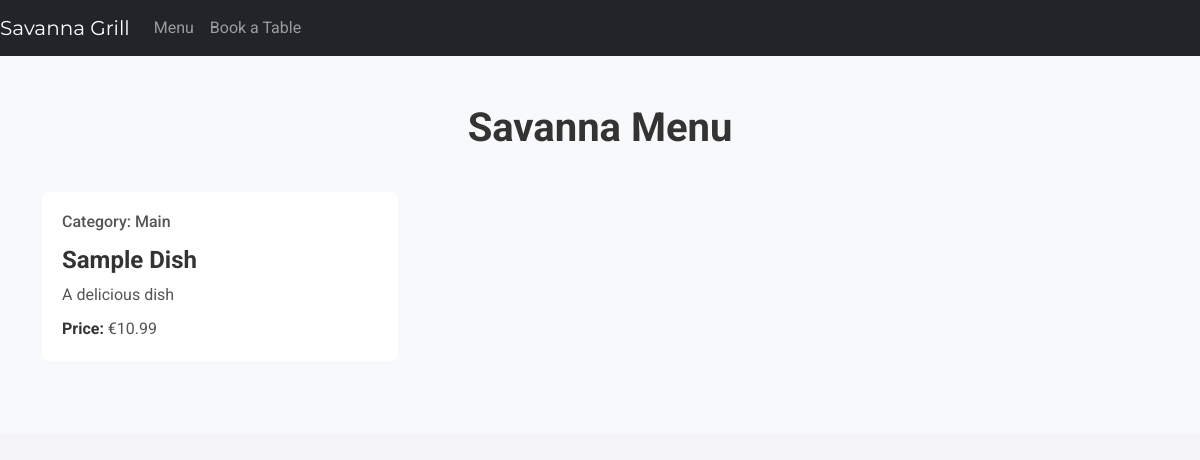
/menu/, run on an earlier commit of the app's database.
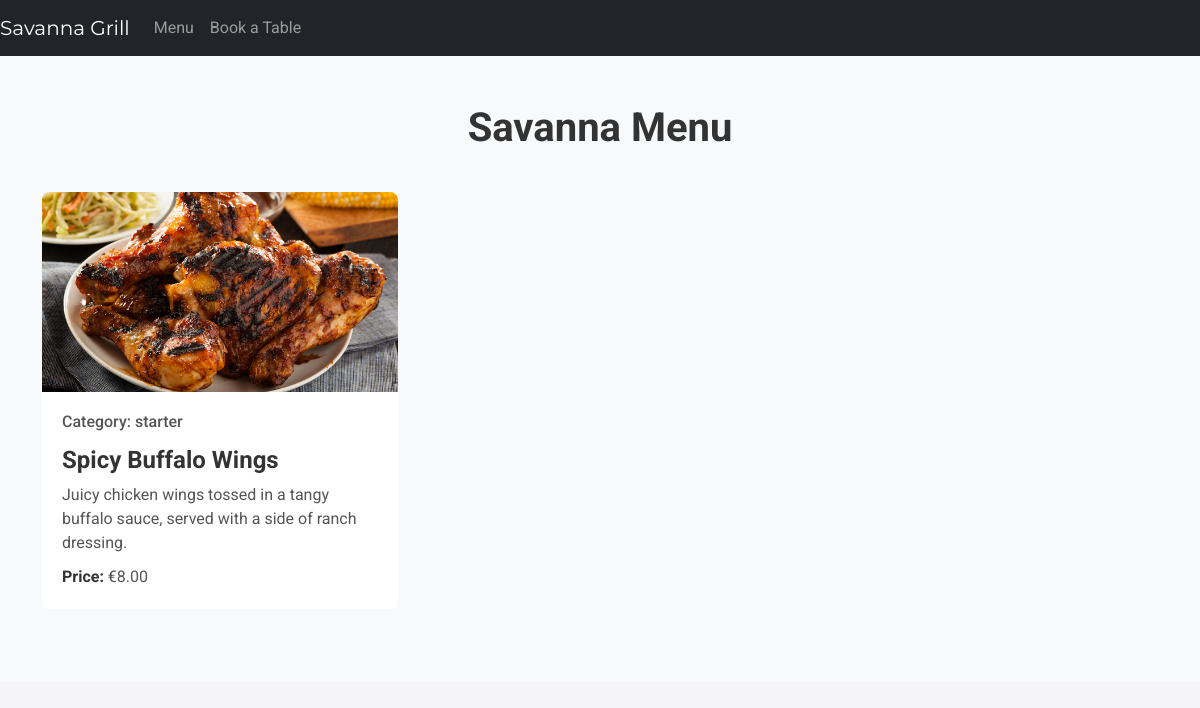
And on a later commit of the database.
### menu/models.py (models this page shows, shortened)
class MenuItem(models.Model):
    CATEGORY_CHOICES = [
        ('Appetizers', 'Appetizers'),
        ('Main Course', 'Main Course'),
        ('Desserts', 'Desserts'),
        ('Beverages', 'Beverages'),
    ]
    name = models.CharField(max_length=100) #limited to 100 characters
    description = models.TextField()  # the text can be long
    price = models.DecimalField(max_digits=5, decimal_places=2)  # (e.g., 12.99)
    image = models.ImageField(upload_to='menu_images/', blank=True, null=True)
    category = models.CharField(max_length=50, default='Main')  # e.g., Appetizer, Main Course, Dessert

### menu/views.py (the view)
# urls.py: path('', menu_view, name='menu')
def menu_view(request):
    items = MenuItem.objects.all()  # Retrieve all menu items from the database
    return render(request, 'menu/menu.html', {'items': items})

### templates/menu/menu.html
{% extends "base.html" %}
{% block content %}
<section class="menu-section py-5">
    <div class="container">
        <h2 class="text-center">Savanna Menu</h2>
        <div class="row">
            {% for item in items %}
            <div class="col-md-4 mb-4">
                <div class="card">
                    {% if item.image %}
                    <img src="{{ item.image.url }}" class="card-img-top" alt="{{ item.name }}">
                    {% endif %}
                    <div class="card-body">
                        <h4 class="card-text">Category: {{ item.category }}</h5>
                        <h5 class="card-title">{{ item.name }}</h5>
                        <p class="card-text">{{ item.description }}</p>
                        <p class="card-text"><strong>Price:</strong> €{{ item.price }}</p>
                    </div>
                </div>
            </div>
            {% endfor %}
        </div>
    </div>
</section>
{% endblock %}

### templates/base.html (shortened to what this page needs)
{% load static %}
<!DOCTYPE html>
<html lang="en">
<head>
 <link href="https://cdn.jsdelivr.net/npm/bootstrap@5.3.3/dist/css/bootstrap.min.css" rel="stylesheet">
 <link rel="stylesheet" href="https://cdnjs.cloudflare.com/ajax/libs/font-awesome/5.15.4/css/all.min.css">
<link rel="stylesheet" href="{% static 'css/style.css' %}">
</head>
<body>
    <nav class="navbar navbar-expand-lg navbar-dark bg-dark">
        <a class="navbar-brand" href="/">Savanna Grill</a>
        <div class="collapse navbar-collapse">
            <ul class="navbar-nav ml-auto">
                <li class="nav-item"><a class="nav-link" href="/menu/">Menu</a></li>
                <li class="nav-item"><a class="nav-link" href="/bookings/">Book a Table</a></li>
            </ul>
        </div>
    </nav>
    {% block content %}{% endblock %}
</body>
</html>

### static/css/style.css (style rules this page uses)
body { font-family: Roboto, sans-serif; background-color: #f4f4f9; }
.navbar-brand { font-family: Montserrat, sans-serif; }
h2 { color: #333; font-size: 2em; }
.menu-section { background-color: #f8f9fa; padding-top: 50px; padding-bottom: 50px; }
.menu-section h2 { color: #333; font-size: 2.5em; margin-bottom: 40px; font-weight: bold; }
.card { border: none; border-radius: 8px; overflow: hidden; transition: transform 0.3s ease-in-out, box-shadow 0.3s ease-in-out; background-color: #fff; }
.card-body { padding: 20px; }
.card-img-top { height: 200px; object-fit: cover; }
.card-title { font-size: 1.5rem; font-weight: bold; color: #333; margin-top: 15px; }
.card-text { font-size: 1rem; color: #555; margin-bottom: 10px; }
.card-text strong { font-weight: bold; color: #333; }

What changed in the data, as far as the page shows it:
removed MenuItem: category "Main", name "Sample Dish", description "A delicious dish", price "10.99"
added MenuItem: image (picture), category "starter", name "Spicy Buffalo Wings", description "Juicy chicken wings tossed in a tangy buffalo sauce, served with a side of ranch dressing.", price "8.00"
